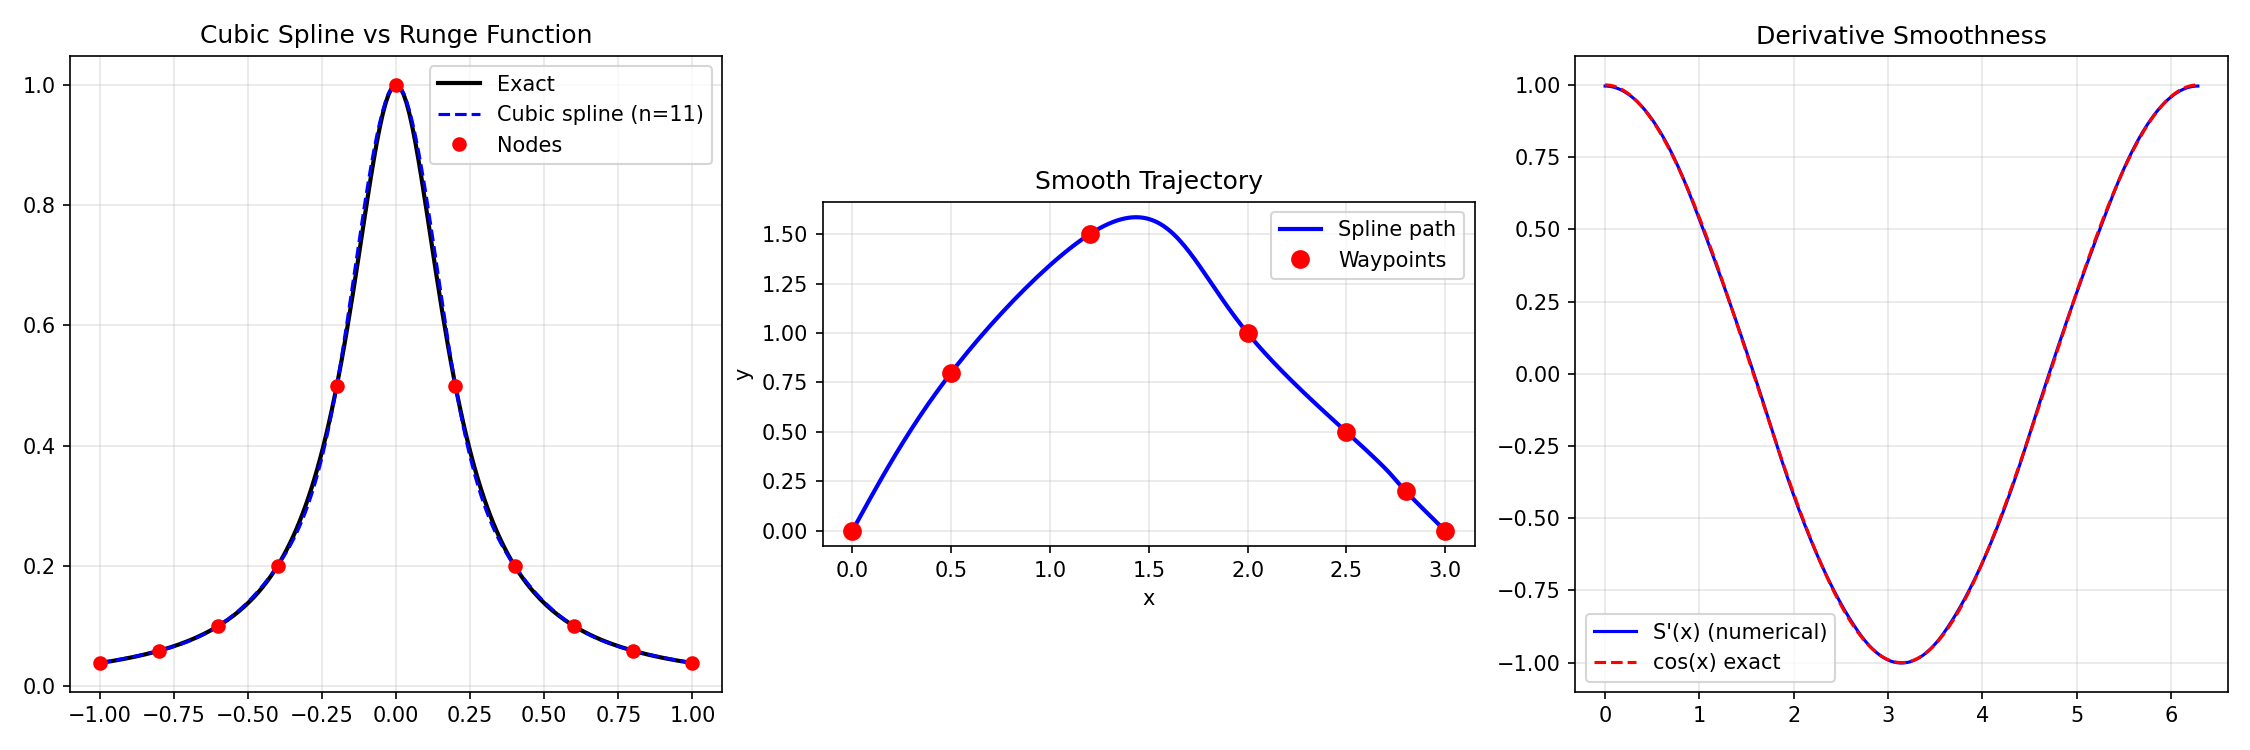

This figure's Python source:
"""
Cubic Spline Interpolation
============================
Piecewise cubic polynomials that are C² continuous (continuous function,
first derivative, and second derivative at the knots).

On each interval [xᵢ, xᵢ₊₁], the spline is:
    Sᵢ(x) = aᵢ + bᵢ(x-xᵢ) + cᵢ(x-xᵢ)² + dᵢ(x-xᵢ)³

Conditions:
1. Interpolation: S(xᵢ) = yᵢ                          (n+1 equations)
2. Continuity of S': Sᵢ'(xᵢ₊₁) = Sᵢ₊₁'(xᵢ₊₁)       (n-1 equations)
3. Continuity of S'': Sᵢ''(xᵢ₊₁) = Sᵢ₊₁''(xᵢ₊₁)    (n-1 equations)
4. Two extra conditions (boundary):
   - Natural: S''(x₀) = S''(xₙ) = 0
   - Clamped: S'(x₀) = f'(x₀), S'(xₙ) = f'(xₙ)

Advantages over polynomial interpolation:
- No Runge's phenomenon.
- Local control: changing one point only affects nearby panels.
- C² smoothness — great for physical simulations.
"""

import numpy as np


def cubic_spline_natural(x_nodes, y_nodes):
    """
    Natural cubic spline interpolation (S''(x₀) = S''(xₙ) = 0).
    
    Returns coefficients (a, b, c, d) for each interval.
    
    Sᵢ(x) = aᵢ + bᵢ(x-xᵢ) + cᵢ(x-xᵢ)² + dᵢ(x-xᵢ)³
    """
    n = len(x_nodes) - 1  # number of intervals
    h = np.diff(x_nodes)
    
    # a coefficients are just the y values
    a = y_nodes.copy()
    
    # Set up tridiagonal system for c coefficients
    # From continuity of S'' at interior nodes:
    # hᵢ₋₁ cᵢ₋₁ + 2(hᵢ₋₁+hᵢ) cᵢ + hᵢ cᵢ₊₁ = 3(δᵢ - δᵢ₋₁)
    # where δᵢ = (yᵢ₊₁ - yᵢ) / hᵢ
    
    delta = np.diff(y_nodes) / h
    
    # Tridiagonal system size (n-1) for interior c values
    A = np.zeros((n + 1, n + 1))
    rhs = np.zeros(n + 1)
    
    # Natural BC: c₀ = 0, cₙ = 0
    A[0, 0] = 1
    A[n, n] = 1
    
    # Interior equations
    for i in range(1, n):
        A[i, i-1] = h[i-1]
        A[i, i] = 2 * (h[i-1] + h[i])
        A[i, i+1] = h[i]
        rhs[i] = 3 * (delta[i] - delta[i-1])
    
    # Solve for c
    c = np.linalg.solve(A, rhs)
    
    # Compute b and d from c
    b = np.zeros(n)
    d = np.zeros(n)
    for i in range(n):
        b[i] = delta[i] - h[i] * (2*c[i] + c[i+1]) / 3
        d[i] = (c[i+1] - c[i]) / (3 * h[i])
    
    return a[:n], b, c[:n], d


def evaluate_spline(x_nodes, a, b, c, d, x):
    """
    Evaluate the cubic spline at point(s) x.
    """
    x = np.atleast_1d(np.array(x, dtype=float))
    result = np.zeros_like(x)
    
    n = len(a)
    for idx, xi in enumerate(x):
        # Find the right interval
        i = np.searchsorted(x_nodes[1:], xi, side='right')
        i = min(i, n - 1)
        
        dx = xi - x_nodes[i]
        result[idx] = a[i] + b[i]*dx + c[i]*dx**2 + d[i]*dx**3
    
    return result.squeeze()


def cubic_spline_clamped(x_nodes, y_nodes, fp_left, fp_right):
    """
    Clamped cubic spline: S'(x₀) = fp_left, S'(xₙ) = fp_right.
    
    More accurate than natural spline when derivatives are known.
    """
    n = len(x_nodes) - 1
    h = np.diff(x_nodes)
    delta = np.diff(y_nodes) / h
    
    A = np.zeros((n + 1, n + 1))
    rhs = np.zeros(n + 1)
    
    # Clamped BC at left: 2h₀c₀ + h₀c₁ = 3(δ₀ - f'(a))
    A[0, 0] = 2 * h[0]
    A[0, 1] = h[0]
    rhs[0] = 3 * (delta[0] - fp_left)
    
    # Clamped BC at right: hₙ₋₁cₙ₋₁ + 2hₙ₋₁cₙ = 3(f'(b) - δₙ₋₁)
    A[n, n-1] = h[n-1]
    A[n, n] = 2 * h[n-1]
    rhs[n] = 3 * (fp_right - delta[n-1])
    
    # Interior equations (same as natural)
    for i in range(1, n):
        A[i, i-1] = h[i-1]
        A[i, i] = 2 * (h[i-1] + h[i])
        A[i, i+1] = h[i]
        rhs[i] = 3 * (delta[i] - delta[i-1])
    
    c = np.linalg.solve(A, rhs)
    
    a = y_nodes[:n].copy()
    b_coeff = np.zeros(n)
    d_coeff = np.zeros(n)
    for i in range(n):
        b_coeff[i] = delta[i] - h[i] * (2*c[i] + c[i+1]) / 3
        d_coeff[i] = (c[i+1] - c[i]) / (3 * h[i])
    
    return a, b_coeff, c[:n], d_coeff


# ============================================================
# Demo
# ============================================================
if __name__ == "__main__":
    print("=" * 60)
    print("CUBIC SPLINE INTERPOLATION DEMO")
    print("=" * 60)

    # --- Runge function: shows splines avoid Runge's phenomenon ---
    print("\n--- Runge function: f(x) = 1/(1+25x²) ---")
    runge = lambda x: 1.0 / (1 + 25 * x**2)
    
    n = 11
    x_nodes = np.linspace(-1, 1, n)
    y_nodes = runge(x_nodes)
    
    a, b, c, d = cubic_spline_natural(x_nodes, y_nodes)
    
    x_test = np.linspace(-1, 1, 200)
    y_spline = evaluate_spline(x_nodes, a, b, c, d, x_test)
    y_exact = runge(x_test)
    
    error = np.max(np.abs(y_spline - y_exact))
    print(f"  Natural spline error (n={n}): {error:.6e}")

    # --- Convergence ---
    print("\n--- Convergence study ---")
    for n in [5, 11, 21, 41, 81]:
        xn = np.linspace(-1, 1, n)
        yn = runge(xn)
        a, b, c, d = cubic_spline_natural(xn, yn)
        y_sp = evaluate_spline(xn, a, b, c, d, x_test)
        err = np.max(np.abs(y_sp - y_exact))
        print(f"  n={n:3d}  |  Max error = {err:.6e}")

    # --- Physical example: smooth trajectory ---
    print("\n--- Smooth trajectory through waypoints ---")
    t_nodes = np.array([0, 1, 2, 4, 5, 7, 8])
    x_data = np.array([0, 0.5, 1.2, 2.0, 2.5, 2.8, 3.0])
    y_data = np.array([0, 0.8, 1.5, 1.0, 0.5, 0.2, 0.0])
    
    ax, bx, cx, dx = cubic_spline_natural(t_nodes, x_data)
    ay, by, cy, dy = cubic_spline_natural(t_nodes, y_data)
    
    t_fine = np.linspace(0, 8, 200)
    x_smooth = evaluate_spline(t_nodes, ax, bx, cx, dx, t_fine)
    y_smooth = evaluate_spline(t_nodes, ay, by, cy, dy, t_fine)
    
    print("  Smoothly interpolated 7 waypoints with C² continuity.")

    # Plot
    try:
        import matplotlib.pyplot as plt
        fig, axes = plt.subplots(1, 3, figsize=(15, 5))

        # Runge function
        xn = np.linspace(-1, 1, 11)
        yn = runge(xn)
        a, b, c, d = cubic_spline_natural(xn, yn)
        y_sp = evaluate_spline(xn, a, b, c, d, x_test)
        
        axes[0].plot(x_test, y_exact, 'k-', lw=2, label='Exact')
        axes[0].plot(x_test, y_sp, 'b--', label='Cubic spline (n=11)')
        axes[0].plot(xn, yn, 'ro', markersize=6, label='Nodes')
        axes[0].set_title('Cubic Spline vs Runge Function')
        axes[0].legend()
        axes[0].grid(True, alpha=0.3)

        # Trajectory
        axes[1].plot(x_smooth, y_smooth, 'b-', lw=2, label='Spline path')
        axes[1].plot(x_data, y_data, 'ro', markersize=8, label='Waypoints')
        axes[1].set_xlabel('x')
        axes[1].set_ylabel('y')
        axes[1].set_title('Smooth Trajectory')
        axes[1].legend()
        axes[1].grid(True, alpha=0.3)
        axes[1].set_aspect('equal')

        # Derivatives continuity
        xn = np.linspace(0, 2*np.pi, 8)
        yn = np.sin(xn)
        a, b, c, d = cubic_spline_natural(xn, yn)
        x_fine = np.linspace(0, 2*np.pi, 500)
        y_sp = evaluate_spline(xn, a, b, c, d, x_fine)
        
        # Numerical derivative of spline
        dy = np.gradient(y_sp, x_fine)
        axes[2].plot(x_fine, dy, 'b-', label="S'(x) (numerical)")
        axes[2].plot(x_fine, np.cos(x_fine), 'r--', label="cos(x) exact")
        axes[2].set_title("Derivative Smoothness")
        axes[2].legend()
        axes[2].grid(True, alpha=0.3)

        plt.tight_layout()
        plt.savefig("cubic_spline.png", dpi=150)
        plt.show()
    except ImportError:
        print("(matplotlib not available)")
